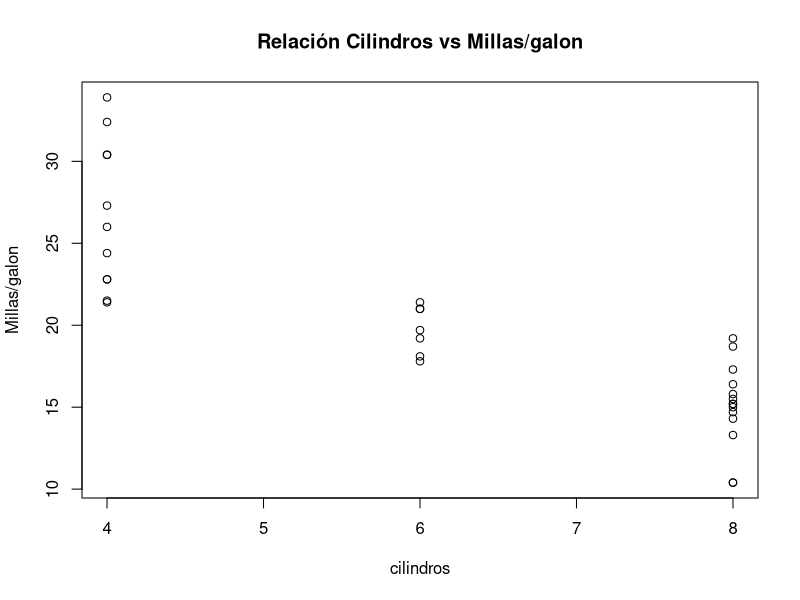
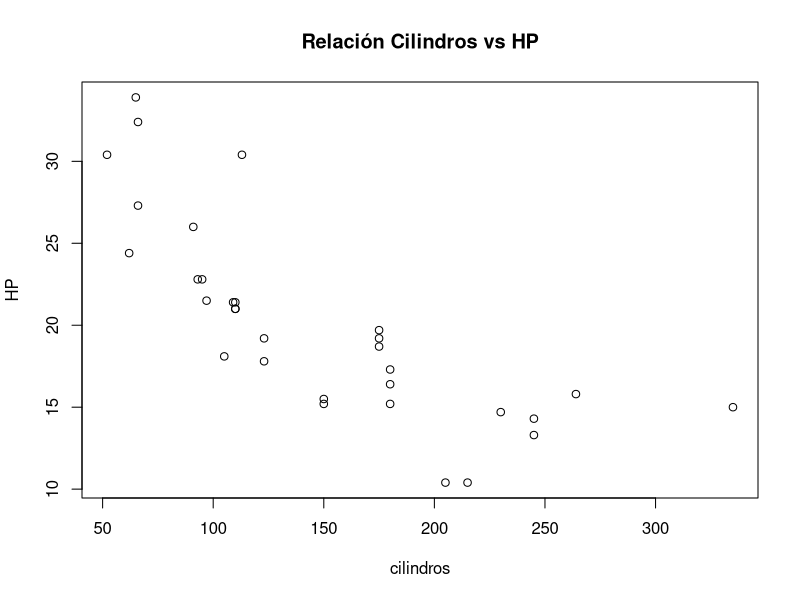

R code for these plots, in order: (Note: this script raises an error after producing the figures.)
#EDA -> Explaratory Data Analysis
#Es visualizar e interpretar datos antes de usar modelos estadísticos

#El cuarteto de Anscome -> Concepto relacionado con el hecho de visualizar antes de analizar

#Estadística Descriptiva  

#1) Histograma: Sirve para ver la distribución de las frecuencias de una variable, no es una gráfica de barras.

# Diferencias: El orden en x es ascendente, barras juntas no separadas

#2) Gráfica de dispersión - Scatter plot: Los ejes solamente pueden ser valores numéricos y los puntos no se pueden unir.

#3) Box plot: Nos muestra elementos como el mínimo, el máximo, el primer cuartil, la mediana o segundo cuartil y el tercer cuartil.

################# Scatter Plot -Gráficas de dispersión

#Sin usar bibliotecas externas
#plot(variable_ejeY ~ variable_ejeX , xlab=”etiqueta_ejeX” , ylab = “etiqueta_ejeY”, main=”Titulo”)

plot(mtcars$mpg ~ mtcars$cyl,
     xlab="cilindros", ylab="Millas/galon",
     main="Relación Cilindros vs Millas/galon"
     )

plot(mtcars$mpg ~ mtcars$hp,
     xlab="cilindros", ylab="HP",
     main="Relación Cilindros vs HP"
)

plot(orangeec$GDP.PC ~ orangeec$Education.invest...GDP,
     xlab="Desempleo", ylab="Educación",
     main="Desemplo vs Educacion")


################# Histogramas
#Sin usar bibliotecas externas

#Función principal o tradicional

hist(mtcars$hp, 
     main="Histogram de HP", 
     xlab="HP", 
     border="blue", 
     col="green",
     breaks = 20)#Breaks es para separaciones

#Tenemos que instalar -> install.packages(“ggplot2”)
qplot(mtcars$hp,
      geom="histogram",
      xlab="HP",
      main="Carros con base a los caballos de fuerza")
#modificar el ancho con bins

       
#Tercera opción

ggplot(mtcars,aes(x=hp))+
  geom_histogram(binwidth = 30)+
  labs(x="HP",y="Cantidad de Carros", title="HP vs Cnt Carros")+
  theme(legend.position = "none")+
  theme(panel.background = element_blank(),panel.grid.major = element_blank(),
        panel.grid.minor = element_blank())
#Escribir después el bin

#Forma distinta de usar ggplot

ggplot()+geom_histogram(data=mtcars,aes(x=hp),fill="blue",color="red",binwidth = 20)+
  labs(x="HP",y="Cantidad de Carros", title="HP vs Cnt Carros")+xlim(c(80,280))+
  theme(panel.background = element_blank(),panel.grid.major = element_blank(),
        panel.grid.minor = element_blank())


####################Ejercicios

#GDP PC
ggplot()+geom_histogram(data=orangeec,aes(x=GDP.PC),fill="blue",color="red",binwidth = 2000)+
  labs(x="GDP:PC",y="Cantidad Paises", title="PIB vs Cnt Paises")+
  theme(panel.background = element_blank(),panel.grid.major = element_blank(),
        panel.grid.minor = element_blank())

#Creat.Ind...GDP
ggplot()+geom_histogram(data=orangeec,aes(x=Creat.Ind...GDP),fill="blue",color="red",binwidth = 1)+
  labs(x="Creat.Ind...GDP",y="Cantidad Paises", title="PIB vs Cnt Paises")+
  theme(panel.background = element_blank(),panel.grid.major = element_blank(),
        panel.grid.minor = element_blank())

ggplot() +
  geom_histogram(data=orangeec,aes(x=Internet.penetration...population),fill="red",color="yellow",binwidth = 5)  + 
  labs(x="penetración de internet", y="cantidad de paises",title="PI vs LATAM Countries ") +
  xlim(30,100) + # numeramos del 30% al 100% 
  ylim(0,4) + # ponemos en el eje Y valores del 0 al 4
  scale_x_continuous(breaks = seq(40,100,by=5)) + # le colocamos valores a cada barras (que van del 30% al 100%) cada 5%
  theme(legend.position = "none") +
  theme(panel.background = element_blank(),panel.grid.major = element_blank(),panel.grid.minor = element_blank())










